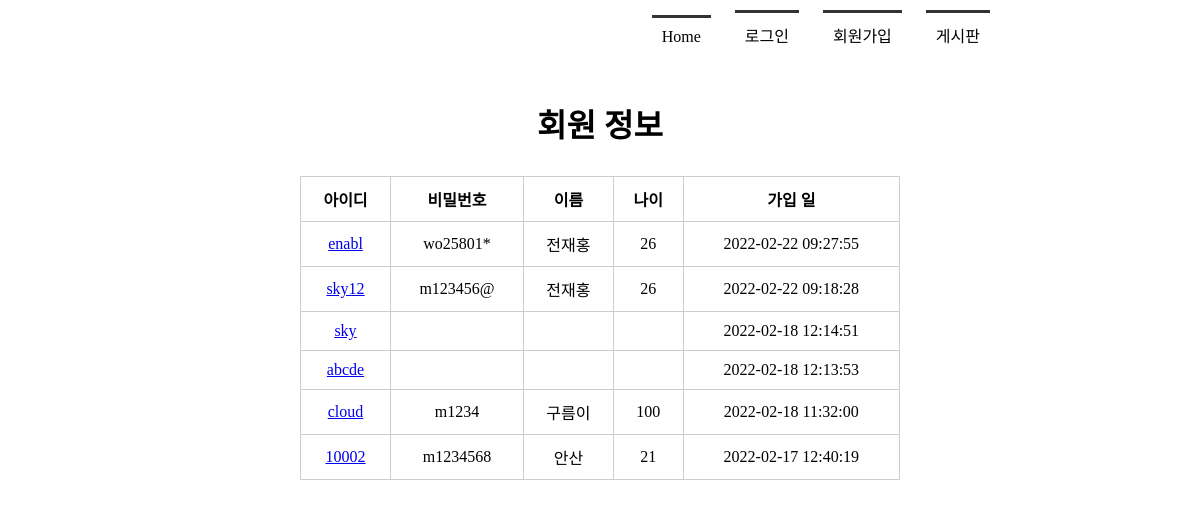
Before: /memberlist/ with the older database file.
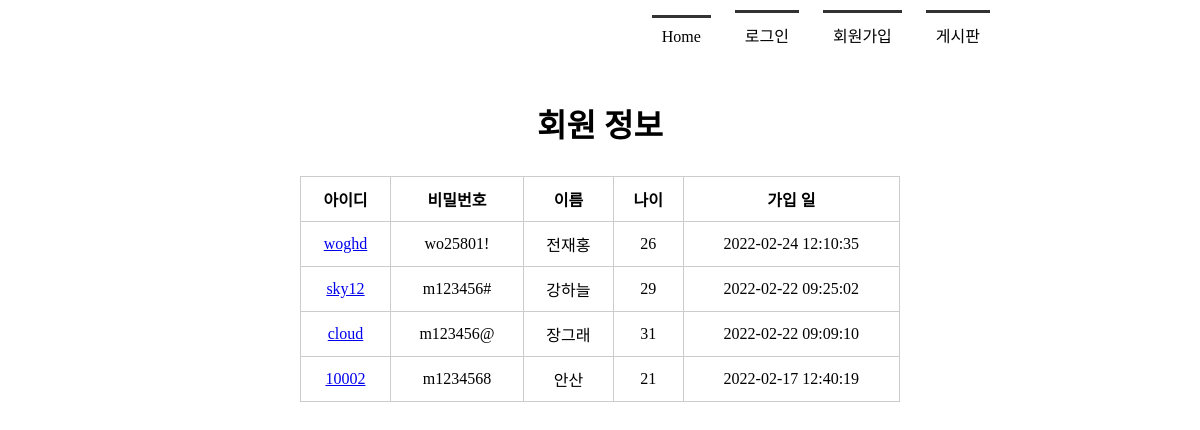
After: the same page with the newer database file.
### tables this page shows
CREATE TABLE member(
            mid char(5) PRIMARY KEY,
            passwd  char(8) NOT NULL,
            name    text NOT NULL,
            age integer,
            regDate timestamp date DEFAULT (datetime('now', 'localtime'))
        );

### app.py (the view)
@app.route('/memberlist/')
def memberlist():
    rs = select_member()
    return render_template('memberlist.html', rs = rs)

### model/model_member.py (called while the page is built)
def getconn():
    conn = sqlite3.connect("./members.db")
    return conn

def select_member():
    conn = getconn()
    cur = conn.cursor()
    sql = "SELECT * FROM member ORDER BY regDate DESC"
    cur.execute(sql)
    rs = cur.fetchall()
    conn.close()
    return rs

### templates/memberlist.html (shortened to what this page needs)
<!DOCTYPE html>
<html lang="en">
<head>
    <link rel="stylesheet" href="{{ url_for('static', filename='style.css') }}">
</head>
<body>
<div id="container">
     {% include 'navbar.html' %}
     <section>
         <h1>회원 정보</h1>
         <table>
             <tr>
                 <th>아이디</th><th>비밀번호</th><th>이름</th><th>나이</th><th>가입 일</th>
             </tr>
             {% for i in rs %}
             <tr>
                 <td><a href="{{ url_for('member_view', id=i[0]) }}">{{ i[0] }}</a></td>
                 <td>{{ i[1] }}</td>
                 <td>{{ i[2] }}</td>
                 <td>{{ i[3] }}</td>
                 <td>{{ i[4] }}</td>
             </tr>
             {% endfor %}
         </table>
     </section>
</div>
</body>
</html>

### templates/navbar.html
<header>
    <nav>
        <ul>
            {% if session %}
                <li><a href="{{ url_for('index') }}">Home</a></li>
                <li><a href="{{ url_for('logout') }}">({{ session['userName'] }}님)로그아웃</a></li>
                <li><a href="{{ url_for('memberlist') }}">회원목록</a></li>
                <li><a href="{{ url_for('boardlist') }}">게시판</a></li>
            {% else %}
                <li><a href="{{ url_for('index') }}">Home</a></li>
                <li><a href="{{ url_for('login') }}">로그인</a></li>
                <li><a href="{{ url_for('register') }}">회원가입</a></li>
                <li><a href="{{ url_for('boardlist') }}">게시판</a></li>
            {% endif %}
        </ul>
    </nav>
</header>

### static/style.css (style rules this page uses)
* { margin: 0; padding: 0; }
#container { width: 1000px; margin: 0 auto; }
header { height: 100px; }
nav ul { list-style: none; text-align: right; margin-right: 100px; }
nav ul li { display: inline-block; margin: 10px; border-top: 3px solid #333; padding: 10px; }
nav ul li a { text-decoration: none; color: #000; }
section { text-align: center; }
section h1 { font-size: 2em; margin-bottom: 30px; }
section table { width: 600px; margin:0 auto; border-collapse: collapse; }
section table, th, td { border: 1px solid #ccc; padding: 10px }

Changed rows visible on the page:
removed member: mid "enabl", passwd "wo25801*", name "전재홍", age "26", regDate "2022-02-22 09:27:55"
removed member: mid "sky", regDate "2022-02-18 12:14:51"
removed member: mid "abcde", regDate "2022-02-18 12:13:53"
added member: mid "woghd", passwd "wo25801!", name "전재홍", age "26", regDate "2022-02-24 12:10:35"
changed member "sky12": passwd "m123456@" → "m123456#"; name "전재홍" → "강하늘"; age "26" → "29"; regDate "2022-02-22 09:18:28" → "2022-02-22 09:25:02"
changed member "cloud": passwd "m1234" → "m123456@"; name "구름이" → "장그래"; age "100" → "31"; regDate "2022-02-18 11:32:00" → "2022-02-22 09:09:10"
